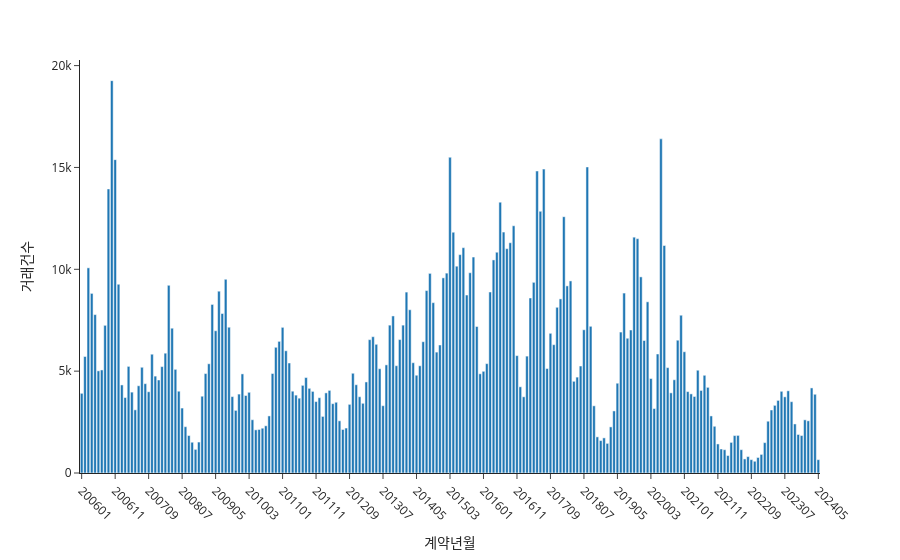

Notebook source saved alongside this figure:
### Code cell
# 월별 거래 건수 - 막대그래프

cnt = (sa.groupby('계약년월')['NO']
       .count().reset_index())
cnt.columns = ['계약년월', '거래건수']
cnt['계약년월'] = cnt['계약년월'].astype(str)

fig = px.bar(cnt, x='계약년월', y='거래건수',
             template='simple_white')
fig.update_xaxes(tickangle=45, nticks=24)
fig.show()

### Figure 1 — Plotly figure (JSON) as saved in the notebook; plotly's stock layout.template omitted (floating-point values rounded to 4 significant figures; data arrays with more than 128 entries replaced by an {"elided": "..."} marker saying what was removed)
{"data": [{"hovertemplate": "계약년월=%{x}<br>거래건수=%{y}<extra></extra>", "legendgroup": "", "marker": {"color": "#1F77B4", "pattern": {"shape": ""}}, "name": "", "orientation": "v", "showlegend": false, "textposition": "auto", "type": "bar", "x": {"elided": "221 str values"}, "xaxis": "x", "y": {"elided": "221 int values"}, "yaxis": "y"}], "layout": {"barmode": "relative", "legend": {"tracegroupgap": 0}, "margin": {"t": 60}, "xaxis": {"anchor": "y", "domain": [0, 1], "nticks": 24, "tickangle": 45, "title": {"text": "계약년월"}}, "yaxis": {"anchor": "x", "domain": [0, 1], "title": {"text": "거래건수"}}}}
